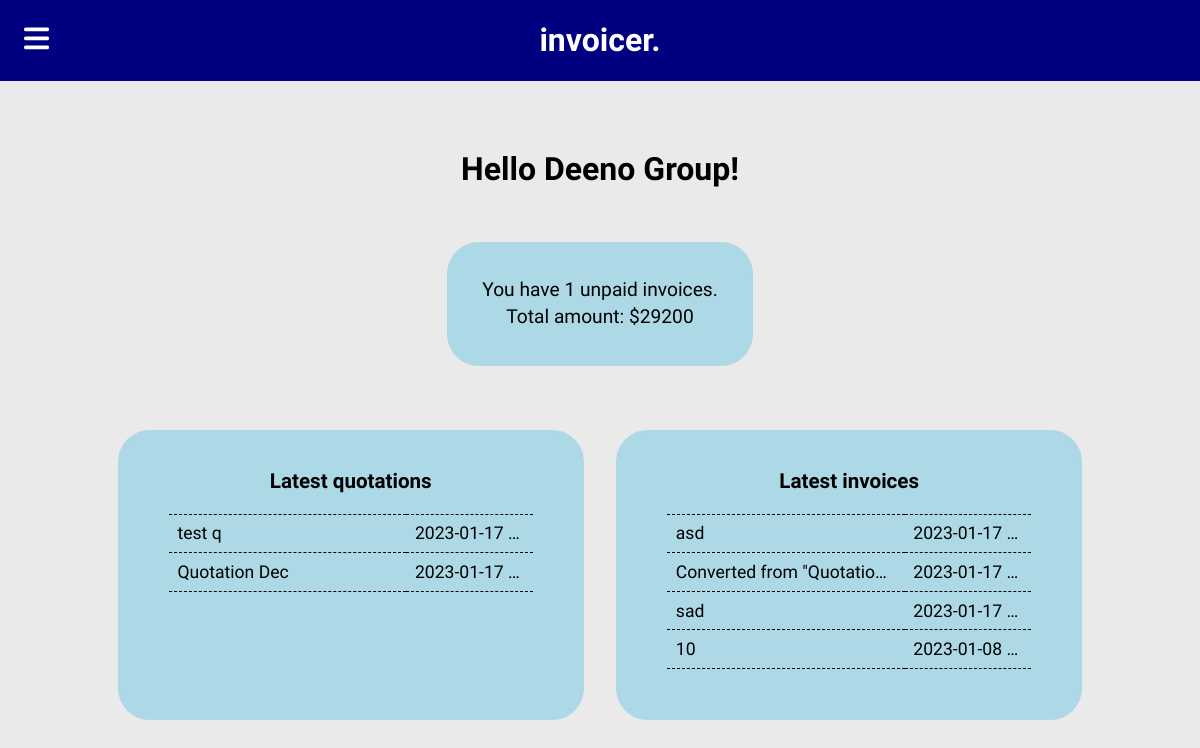
Page / (signed in) on the earlier database version.
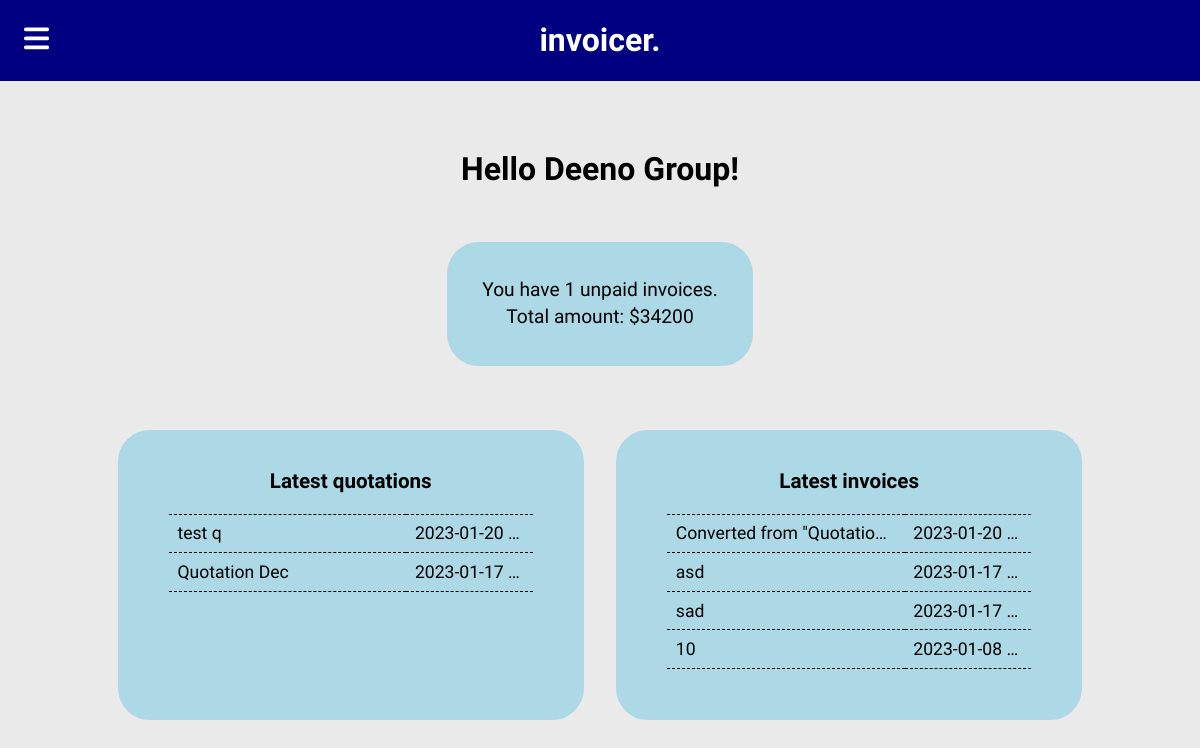
Same page on the later database version.
### tables this page shows
CREATE TABLE quote
(
    id INTEGER PRIMARY KEY,
    user_id INTEGER NOT NULL,
    last_saved TEXT NOT NULL
        DEFAULT (CURRENT_TIMESTAMP),
    title TEXT NOT NULL,
    sender_name TEXT NOT NULL,
    sender_details TEXT,
    recipient_details TEXT NOT NULL
        DEFAULT '[Recipient Details Here]',
    project_details TEXT NOT NULL
        DEFAULT '[Project Details Here]',
    send_date TEXT
        DEFAULT CURRENT_DATE,
    ref TEXT NOT NULL
        DEFAULT '[Reference No.]',
    valid_till TEXT
        DEFAULT '[Validity Date]',
    footnote TEXT
        DEFAULT '[Additional Information]',
    total_money TEXT NOT NULL
        DEFAULT '0',
    FOREIGN KEY (user_id) REFERENCES user(id) ON DELETE CASCADE
);

CREATE TABLE invoice
(
    id INTEGER PRIMARY KEY,
    user_id INTEGER NOT NULL,
    last_saved TEXT NOT NULL
        DEFAULT (CURRENT_TIMESTAMP),
    title TEXT NOT NULL,
    sender_name TEXT NOT NULL,
    sender_details TEXT,
    recipient_details TEXT NOT NULL
        DEFAULT '[Recipient Details Here]',
    project_details TEXT NOT NULL
        DEFAULT '[Project Details Here]',
    send_date TEXT
        DEFAULT CURRENT_DATE,
    ref TEXT NOT NULL
        DEFAULT '[Reference No.]',
    due_date TEXT
        DEFAULT '[Due Date]',
    footnote TEXT
        DEFAULT '[Additional Information]',
    total_money TEXT NOT NULL
        DEFAULT '0',
    status INTEGER NOT NULL
        DEFAULT 1,
    status_date TEXT
        DEFAULT CURRENT_DATE,
    FOREIGN KEY (user_id) REFERENCES user(id) ON DELETE CASCADE
    FOREIGN KEY (status) REFERENCES status_code(id)
);

### app.py (the view)
@app.route("/")
@login_and_verification_required
def index():
    name = db.execute("SELECT name FROM user WHERE id = ?", session['id'])[0]['name']
    quotations = db.execute("SELECT id, title, last_saved FROM quote WHERE user_id = ? ORDER BY last_saved DESC LIMIT 5", session['id'])
    invoices = db.execute("SELECT id, title, last_saved FROM invoice WHERE user_id = ? ORDER BY last_saved DESC LIMIT 5", session['id'])
    unpaid = db.execute("SELECT COUNT(status), ifnull(SUM(total_money), 0) FROM invoice WHERE user_id = ? AND status = 2", session['id'])[0]
    return render_template("index.html", name=name, quotations=quotations, invoices=invoices, unpaid=unpaid)

### helpers.py (called while the page is built)
def login_and_verification_required(f):
    @wraps(f)
    def decorated_function(*args, **kwargs):
        if not session.get("id"):
            return redirect(url_for("login"))
        if not session.get("verified"):
            return render_template("verify.html")
        return f(*args, **kwargs)
    return decorated_function

### templates/index.html (shortened to what this page needs)
{% extends "template.html" %}
{% block main %}
<div class="main-page-grid">
    <h1 class="main-grid-head"> Hello {{name}}!</h1>
    <div class="main-grid main-grid-display summary">
        You have {{unpaid['COUNT(status)']}} unpaid invoices.<br>
        Total amount: ${{unpaid['ifnull(SUM(total_money), 0)']}}
    </div>
    {% if quotations %}
    <div class="main-grid main-grid-display latest" id="quotations">
        <h3> Latest quotations </h3>
        <table class="latest-table">
            {% for quote in quotations %}
            <tr>
                <td class="latest-table-title">{{quote['title']}}</td>
                <td class="latest-table-date">{{quote['last_saved']}}</td>
            </tr>
            {% endfor %}
        </table>
    </div>
    {% else %}
    <div class="main-grid latest not-available" id="home_create_quote">
        <h3>No quotations available!</h3>
        <div>Click here to create new invoice</div>
    </div>
    {% endif %}
    {% if invoices %}
    <div class="main-grid latest" id="invoices">
        <h3> Latest invoices </h3>
        <table class="latest-table">
            {% for invoice in invoices %}
            <tr>
                <td class="latest-table-title">{{invoice['title']}}</td>
                <td class="latest-table-date">{{invoice['last_saved']}}</td>
            </tr>
            {% endfor %}
        </table>
    </div>
    {% else %}
    <div class="main-grid latest not-available" id="home_create_invoice">
        <h3>No invoices available!</h3>
        <div>Click here to create new invoice</div>
    </div>
    {% endif %}
</div>
{% endblock %}

Differences in the rows shown:
changed quote "test q": last_saved "2023-01-17…" → "2023-01-20…"
changed invoice "Converted from \"Quotatio…": last_saved "2023-01-17…" → "2023-01-20…"; moves up the list
Other differences:
{{ unpaid['ifnull(SUM(total_money), 0)'] }}: "29200" → "34200"
